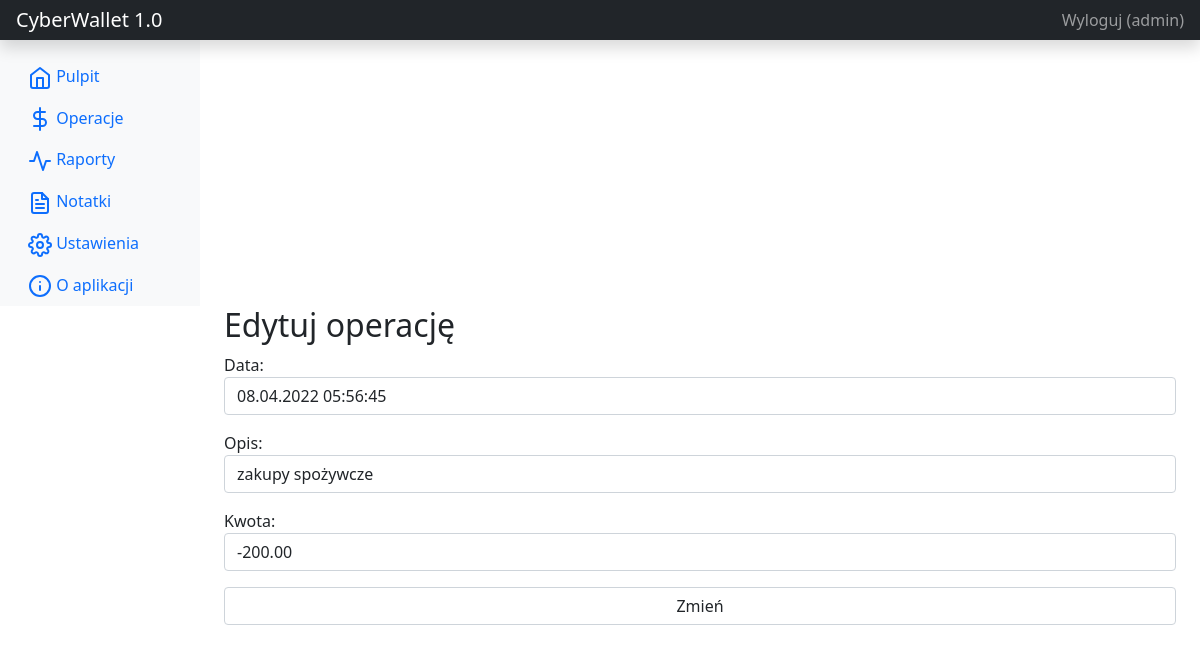
/update_operation/2 (signed in), run on the app's committed database.
### cyber_wallet_application/models.py (models this page shows, shortened)
class Operation(models.Model):
    user = models.ForeignKey(User, on_delete=models.CASCADE)
    execution_moment = models.DateTimeField()
    accounting_moment = models.DateTimeField()
    description = models.CharField(max_length=500)
    amount = models.DecimalField(max_digits=15, decimal_places=2)

### cyber_wallet_application/views.py (the view, shortened to what this page needs)
# urls.py: path("update_operation/<int:pk>", views.update_operation),
@login_required(login_url=LOGIN_URL)
@require_http_methods(["GET", "POST"])
def update_operation(request, pk):
    operation = get_object_or_404(Operation, pk=pk, user=request.user)
    if request.method == "GET":
        has_object_updated = False
        form = OperationForm(instance=operation)
    return render(request, "update_operation.htm", {
        "form": form,
        "has_object_updated": has_object_updated
    })

### cyber_wallet_application/forms.py
class OperationForm(BaseForm):
    class Meta:
        model = Operation
        exclude = ["user", "accounting_moment"]
    execution_moment = forms.DateTimeField(label="Data", required=True, initial=datetime.now(),
                                           widget=DateTimePicker(
                                               options={
                                                   'useCurrent': True,
                                                   'collapse': False,
                                               },
                                               attrs={
                                                   'append': 'fa fa-calendar',
                                                   'icon_toggle': True,
                                               }))
    description = forms.CharField(label="Opis", required=True)
    amount = forms.DecimalField(label="Kwota", required=True, decimal_places=2)
    def __init__(self, *args, **kwargs):
        BaseForm.__init__(self, *args, **kwargs)

### cyber_wallet_application/templates/update_operation.htm (shortened to what this page needs)
{% include "header.htm" %}
<main class="col-md-9 ms-sm-auto col-lg-10 px-md-4">
    <h2>Edytuj operację</h2>
    <form method="post" action="?">
        <table>
            {{ form.as_p }}
        </table>
        <input class="form-control" type="submit" value="Zmień" />
    </form>
</main>
{% include "footer.htm" %}

### cyber_wallet_application/templates/header.htm (shortened to what this page needs)
<!doctype html>
<html lang="pl">
<head>
    <link href="https://getbootstrap.com/docs/5.0/dist/css/bootstrap.min.css" rel="stylesheet"
>
    <link rel="stylesheet" href="https://netdna.bootstrapcdn.com/font-awesome/4.7.0/css/font-awesome.css">
    <link href="https://getbootstrap.com/docs/5.0/examples/dashboard/dashboard.css" rel="stylesheet">
            {% load static %}
</head>
<body>
<header class="navbar navbar-dark sticky-top bg-dark flex-md-nowrap p-0 shadow">
    <a class="navbar-brand col-md-3 col-lg-2 me-0 px-3" href="/">CyberWallet 1.0</a>
    <div class="navbar-nav">
        <div class="nav-item text-nowrap">
            {% if user.is_authenticated %}
            <a class="nav-link px-3" href="/accounts/logout">Wyloguj ({{ user.get_username }})</a>
            {% else %}
            <a class="nav-link px-3" href="/accounts/login">Logowanie</a>
            {% endif %}
        </div>
    </div>
</header>
{% if user.is_authenticated %}
<div class="container-fluid">
    <div class="row">
        <nav id="sidebarMenu" class="col-md-3 col-lg-2 d-md-block bg-light sidebar collapse">
            <div class="position-sticky pt-3">
                <ul class="nav flex-column">
                    <li class="nav-item">
                        <a class="nav-link {% if request.path == '/' %}active{% endif %}" href="/">
                            <span data-feather="home"></span>
                            Pulpit
                        </a>
                    </li>
                    <li class="nav-item">
                        <a class="nav-link {% if request.path == '/read_operations/' %}active{% endif %}" href="/read_operations">
                            <span data-feather="dollar-sign"></span>
                            Operacje
                        </a>
                    </li>
                    <li class="nav-item">
                        <a class="nav-link {% if request.path == '/read_reports/' %}active{% endif %}" href="/read_reports">
                            <span data-feather="activity"></span>
                            Raporty
                        </a>
                    </li>
                    <li class="nav-item">
                        <a class="nav-link {% if request.path == '/read_notes/' %}active{% endif %}" href="/read_notes">
                            <span data-feather="file-text"></span>
                            Notatki
                        </a>
                    </li>
                    <li class="nav-item">
                        <a class="nav-link {% if request.path == '/settings/' %}active{% endif %}" href="/settings">
                            <span data-feather="settings"></span>
                            Ustawienia
                        </a>
                    </li>
                    <li class="nav-item">
                        <a class="nav-link {% if request.path == '/info/' %}active{% endif %}" href="/info">
                            <span data-feather="info"></span>
                            O aplikacji
                        </a>
                    </li>
                </ul>
            </div>
        </nav>
    </div>
</div>
{% endif %}

### data on the page
Operation: execution_moment "08.04.2022 05:56:45", description "zakupy spożywcze", amount "-200.00"

### other printed values
{{ user.get_username }} "admin"
